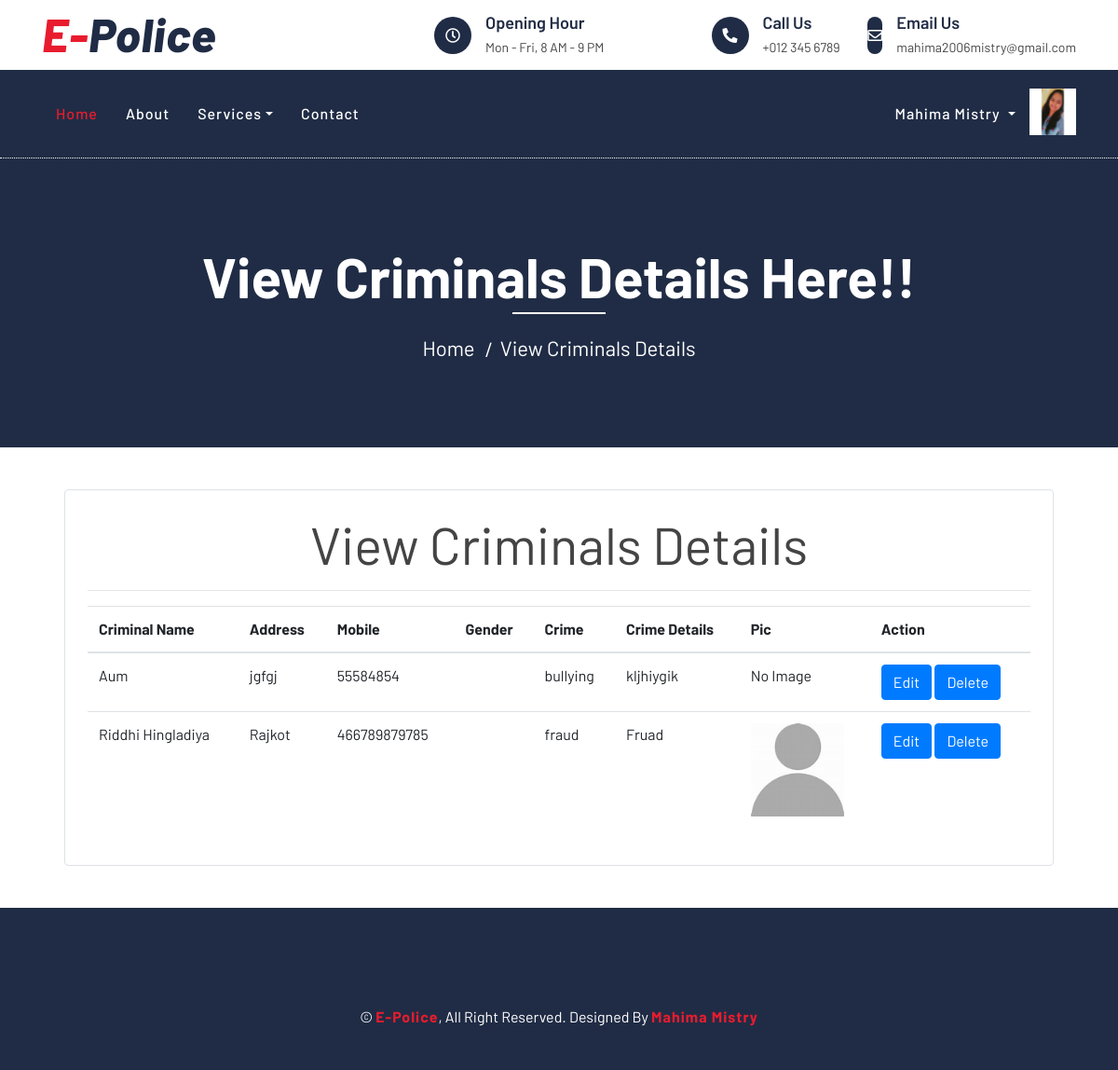
The page /view_criminal/ (signed in) on the database its author committed.
### epolice/models.py (models this page shows, shortened)
class User(models.Model):
    fname = models.CharField(max_length=50)
    lname = models.CharField(max_length=50)
    email = models.EmailField(unique=True)
    mobile = models.CharField(max_length=10)
    address = models.TextField(max_length=300)
    role = models.CharField(max_length=20,null=True,blank=True)
    password = models.CharField(max_length=50)
    pic = models.FileField(upload_to='Profile',default='profile.jpg')

class Criminal(models.Model):
    uid = models.ForeignKey(User,on_delete=models.CASCADE)
    criminal_name = models.CharField(max_length=50)
    address = models.TextField(max_length=300)
    mobile = models.CharField(max_length=20)
    crime = models.CharField(max_length=50)
    crime_details = models.TextField(max_length=300)
    pic = models.FileField(upload_to='criminals',null=True,blank=True)

### epolice/views.py (the view)
# urls.py: path('view_criminal/',views.view_criminal,name='view_criminal'),
def view_criminal(request):
    uid = User.objects.get(email=request.session['email'])
    criminals = Criminal.objects.all()
    return render(request,'view_criminals.html',{'uid':uid,'criminals':criminals})

### epolice/templates/view_criminals.html (shortened to what this page needs)
{% extends 'header.html' %}
{% load static %}
{% block content %}
<div class="page-header">
    <div class="container">
        <div class="row">
            <div class="col-12">
                <h2>View Criminals Details Here!!</h2>
            </div>
            <div class="col-12">
                <a href="{% url 'index' %}">Home</a>
                <a href="">View Criminals Details</a>
            </div>
        </div>
    </div>
</div>
<div class="container">
    <div class="border rounded p-4 m-4">
        <p class="display-4 text-center"><b>View Criminals Details</b></p>
        <hr>
        <table class="table">
            <thread>
                <tr>
                    <th>Criminal Name</th>
                    <th>Address</th>
                    <th>Mobile</th>
                    <th>Gender</th>
                    <th>Crime</th>
                    <th>Crime Details</th>
                    <th>Pic</th>
                    <th>Action</th>
                </tr>
            </thread>
            <tbody>
                {% for criminal in criminals %}
                    <tr>
                        <td>{{ criminal.criminal_name }}</td>
                        <td>{{ criminal.address }}</td>
                        <td>{{ criminal.mobile }}</td>
                        <td>{{ criminal.gender }}</td>
                        <td>{{ criminal.crime }}</td>
                        <td>{{ criminal.crime_details }}</td>
                        {% if criminal.pic %}
                        <td>
                            <img src="{{ criminal.pic.url }}" height="100px" width="100px" alt="">
                        </td>
                        {% else %}
                        <td>
                            No Image
                        </td>
                        {% endif %}
                        <td>
                            <a href="{% url 'edit_criminal' criminal.id %}"><button class="btn btn-primary" type="button">Edit</button></a>
                            <a href="{% url 'delete_criminal' criminal.id %}"><button class="btn btn-primary" type="button">Delete</button></a>
                        </td>
                    </tr>
                {% endfor %}
            </tbody>
        </table>
    </div>
</div>
{% endblock %}

### epolice/templates/header.html (shortened to what this page needs)
{% load static %}
<!DOCTYPE html>
<html lang="en">
    <head>
        <link href="https://stackpath.bootstrapcdn.com/bootstrap/4.4.1/css/bootstrap.min.css" rel="stylesheet">
        <link href="https://cdnjs.cloudflare.com/ajax/libs/font-awesome/5.10.0/css/all.min.css" rel="stylesheet">
        <link href="{% static 'lib/flaticon/font/flaticon.css' %}" rel="stylesheet">
        <link href="{% static 'lib/animate/animate.min.css' %}" rel="stylesheet">
        <link href="{% static 'lib/owlcarousel/assets/owl.carousel.min.css' %}" rel="stylesheet">
        <link href="{% static 'css/style.css' %}" rel="stylesheet">
    </head>
    <body>
        <div class="top-bar">
            <div class="container">
                <div class="row align-items-center">
                    <div class="col-lg-4 col-md-12">
                        <div class="logo">
                            <a href="{% url 'index' %}">
                                <h1>E-<span>Police</span></h1>
                            </a>
                        </div>
                    </div>
                    <div class="col-lg-8 col-md-7 d-none d-lg-block">
                        <div class="row">
                            <div class="col-4">
                                <div class="top-bar-item">
                                    <div class="top-bar-icon">
                                        <i class="far fa-clock"></i>
                                    </div>
                                    <div class="top-bar-text">
                                        <h3>Opening Hour</h3>
                                        <p>Mon - Fri, 8 AM - 9 PM</p>
                                    </div>
                                </div>
                            </div>
                            <div class="col-4">
                                <div class="top-bar-item">
                                    <div class="top-bar-icon">
                                        <i class="fa fa-phone-alt"></i>
                                    </div>
                                    <div class="top-bar-text">
                                        <h3>Call Us</h3>
                                        <p>+012 345 6789</p>
                                    </div>
                                </div>
                            </div>
                            <div class="col-4">
                                <div class="top-bar-item">
                                    <div class="top-bar-icon">
                                        <i class="far fa-envelope"></i>
                                    </div>
                                    <div class="top-bar-text">
                                        <h3>Email Us</h3>
                                        <p>mahima2006mistry@gmail.com</p>
                                    </div>
                                </div>
                            </div>
                        </div>
                    </div>
                </div>
            </div>
        </div>
        <div class="nav-bar">
            <div class="container">
                <nav class="navbar navbar-expand-lg bg-dark navbar-dark">
                    <div class="collapse navbar-collapse justify-content-between" id="navbarCollapse">
                        <div class="navbar-nav mr-auto">
                            <a href="{% url 'index' %}" class="nav-item nav-link active">Home</a>
                            <a href="{% url 'about' %}" class="nav-item nav-link">About</a>
                            {% if uid.role == 'citizen' %}
                            <div class="nav-item dropdown">
                                <a href="#" class="nav-link dropdown-toggle" data-toggle="dropdown">Services</a>
                                <div class="dropdown-menu">
                                    <a href="{% url 'add_fir' %}" class="dropdown-item">Register FIR</a>
                                    <a href="{% url 'view_fir' %}" class="dropdown-item">View FIR Status</a>
                                </div>
                            </div>
                            {% elif uid.role == 'police' %}
                            <div class="nav-item dropdown">
                                <a href="#" class="nav-link dropdown-toggle" data-toggle="dropdown">Services</a>
                            </div>
                            {% endif %}
                            {% if request.session.email %}
                            <a href="{% url 'contact' %}" class="nav-item nav-link">Contact</a>
                            {% endif %}
                        </div>
                        {% if request.session.email %}
                        <ul class="navbar-nav">
                            <li class="nav-item dropdown">
                                <a class="nav-link dropdown-toggle" id="navbarDropdown" role="button" data-toggle="dropdown" aria-haspopup="true" aria-expanded="false">
                                    {{ uid.fname }} {{ uid.lname }}
                                </a>
                            </li>
                            {% if uid.pic %}
                            <li class="nav-item">
                                <img src="{{ uid.pic.url }}" alt="" width="50px" height="50px">
                            </li>
                            {% endif %}
                          </ul>
                        {% else %}
                        <div class="ml-auto">
                            <a class="btn btn-custom" href="{% url 'login' %}">Login/Register</a>
                        </div>
                        {% endif %}
                    </div>
                </nav>
            </div>
        </div>
        {% block content %}
        {% endblock %}
        <div class="footer">
            <div class="container copyright">
                <p>&copy; <a href="{% url 'index' %}">E-Police</a>, All Right Reserved. Designed By <a href="">Mahima Mistry</a></p>
            </div>
        </div>
    </body>
</html>

### epolice/static/css/style.css (style rules this page uses)
body { color: #444444; font-weight: 400; background: #ffffff; font-family: 'Barlow', sans-serif; }
h1, h2, h3, h4, h5, h6 { color: #202C45; }
a { color: #202C45; transition: .3s; }
.top-bar { position: relative; height: 75px; display: flex; align-items: center; background: #ffffff; }
.top-bar .logo { text-align: left; overflow: hidden; }
.top-bar .logo h1 { margin: -4px 0 0 0; color: #E81C2E; font-size: 50px; line-height: 50px; font-weight: 800; letter-spacing: 1px; font-style: italic; }
.top-bar .logo h1 span { color: #202C45; }
.top-bar .top-bar-item { display: flex; align-items: center; justify-content: flex-end; }
.top-bar .top-bar-icon { width: 40px; height: 40px; display: flex; align-items: center; justify-content: center; background: #202C45; border-radius: 40px; }
.top-bar .top-bar-icon i { margin: 0; color: #ffffff; font-size: 16px; }
.top-bar .top-bar-text { padding-left: 15px; }
.top-bar .top-bar-text h3 { margin: 0 0 5px 0; font-size: 18px; font-weight: 600; }
.top-bar .top-bar-text p { margin: 0; font-size: 14px; font-weight: 400; }
.nav-bar { position: relative; background: #202C45; }
.nav-bar .navbar { padding: 20px 0; background: #202C45 !important; transition: .3s; }
.navbar-dark .navbar-nav .nav-link, .navbar-dark .navbar-nav .nav-link:focus, .navbar-dark .navbar-nav .nav-link:hover, .navbar-dark .navbar-nav .nav-link.active { color: #ffffff; padding: 15px; font-weight: 500; letter-spacing: 1px; }
.navbar-dark .navbar-nav .nav-link:hover, .navbar-dark .navbar-nav .nav-link.active { color: #E81C2E; }
.page-header { position: relative; margin-bottom: 45px; padding: 90px 0; text-align: center; background: #202C45; border-top: 1px dotted #ffffff; }
.page-header h2 { position: relative; color: #ffffff; font-size: 60px; font-weight: 700; margin-bottom: 20px; padding-bottom: 5px; }
.page-header h2::after { position: absolute; content: ""; width: 100px; height: 2px; left: calc(50% - 50px); bottom: 0; background: #ffffff; }
.page-header a { position: relative; padding: 0 12px; font-size: 22px; color: #ffffff; }
.page-header a::after { position: absolute; content: "/"; width: 8px; height: 8px; top: -2px; right: -7px; text-align: center; color: #ffffff; }
.page-header a:last-child::after { display: none; }
.footer { position: relative; margin-top: 45px; padding-top: 90px; background: #202C45; }
.footer .copyright { text-align: center; padding-top: 15px; padding-bottom: 45px; }
.footer .copyright p { margin: 0; color: #ffffff; }
.footer .copyright p a { color: #E81C2E; font-weight: 700; letter-spacing: 1px; }

### rows shown on the page
User: fname "Mahima", lname "Mistry", pic (picture)
Criminal: criminal_name "Aum", address "jgfgj", mobile "55584854", crime "bullying", crime_details "kljhiygik", pic "No Image"
Criminal: criminal_name "Riddhi Hingladiya", address "Rajkot", mobile "466789879785", crime "fraud", crime_details "Fruad", pic (picture)
